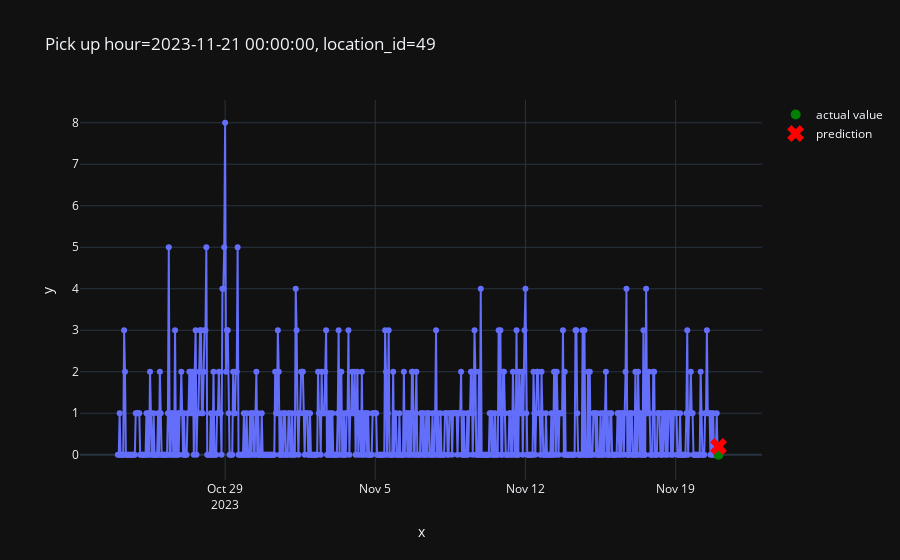

The notebook cell saved with this chart:
### Code cell
from src.plot import plot_one_sample

plot_one_sample(
    example_id=2979,
    features=X_test,
    targets=y_test,
    predictions=pd.Series(predictions)
)

### Figure 1 — Plotly figure (JSON) as saved in the notebook; plotly's stock layout.template omitted (floating-point values rounded to 4 significant figures; data arrays with more than 128 entries replaced by an {"elided": "..."} marker saying what was removed)
{"data": [{"hovertemplate": "x=%{x}<br>y=%{y}<extra></extra>", "legendgroup": "", "line": {"color": "#636efa", "dash": "solid"}, "marker": {"symbol": "circle"}, "mode": "markers+lines", "name": "", "orientation": "v", "showlegend": false, "type": "scatter", "x": {"elided": "673 str values"}, "xaxis": "x", "y": {"elided": "673 int values"}, "yaxis": "y"}, {"line": {"color": "green"}, "marker": {"size": 10}, "mode": "markers", "name": "actual value", "type": "scatter", "x": ["2023-11-21T00:00:00"], "y": [0]}, {"line": {"color": "red"}, "marker": {"size": 15, "symbol": "x"}, "mode": "markers", "name": "prediction", "type": "scatter", "x": ["2023-11-21T00:00:00"], "y": [0.2014]}], "layout": {"legend": {"tracegroupgap": 0}, "title": {"text": "Pick up hour=2023-11-21 00:00:00, location_id=49"}, "xaxis": {"anchor": "y", "domain": [0, 1], "title": {"text": "x"}}, "yaxis": {"anchor": "x", "domain": [0, 1], "title": {"text": "y"}}}}
